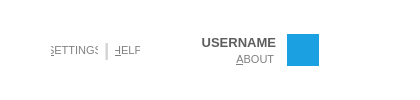
     <widget class="QFrame" name="frame_5">
      <property name="sizePolicy">
       <sizepolicy hsizetype="Preferred" vsizetype="Fixed">
        <horstretch>0</horstretch>
        <verstretch>4</verstretch>
       </sizepolicy>
      </property>
      <property name="minimumSize">
       <size>
        <width>0</width>
        <height>31</height>
       </size>
      </property>
      <property name="styleSheet">
       <string notr="true">QFrame {
    border: none;
    background: white;
}</string>
      </property>
      <property name="frameShape">
       <enum>QFrame::StyledPanel</enum>
      </property>
      <property name="frameShadow">
       <enum>QFrame::Raised</enum>
      </property>
      <layout class="QGridLayout" name="gridLayout_4">
       <property name="sizeConstraint">
        <enum>QLayout::SetDefaultConstraint</enum>
       </property>
       <property name="topMargin">
        <number>0</number>
       </property>
       <property name="bottomMargin">
        <number>0</number>
       </property>
       <property name="verticalSpacing">
        <number>0</number>
       </property>
       <item row="0" column="1">
        <layout class="QHBoxLayout" name="horizontalLayout_4">
         <property name="spacing">
          <number>6</number>
         </property>
         <item>
          <widget class="QPushButton" name="pushButton_6">
           <property name="minimumSize">
            <size>
             <width>47</width>
             <height>16</height>
            </size>
           </property>
           <property name="maximumSize">
            <size>
             <width>47</width>
             <height>16</height>
            </size>
           </property>
           <property name="font">
            <font>
             <family>Segoe UI</family>
             <pointsize>8</pointsize>
             <weight>50</weight>
             <bold>false</bold>
            </font>
           </property>
           <property name="focusPolicy">
            <enum>Qt::NoFocus</enum>
           </property>
           <property name="styleSheet">
            <string notr="true">QPushButton{
background : white;
border : 0px white;
color : gray;
}
QPushButton:hover , QPushButton:pressed{
background : white;
border : 0px white;
color : rgb(27,161,226);
}</string>
           </property>
           <property name="text">
            <string>&amp;SETTINGS</string>
           </property>
          </widget>
         </item>
         <item>
          <widget class="QLabel" name="label_9">
           <property name="minimumSize">
            <size>
             <width>5</width>
             <height>25</height>
            </size>
           </property>
           <property name="maximumSize">
            <size>
             <width>5</width>
             <height>25</height>
            </size>
           </property>
           <property name="font">
            <font>
             <family>Segoe UI</family>
             <pointsize>14</pointsize>
             <weight>75</weight>
             <bold>true</bold>
            </font>
           </property>
           <property name="styleSheet">
            <string notr="true">QLabel{


color : lightgray;
background : solid white;


}</string>
           </property>
           <property name="text">
            <string>|</string>
           </property>
          </widget>
         </item>
         <item>
          <widget class="QPushButton" name="pushButton_8">
           <property name="minimumSize">
            <size>
             <width>25</width>
             <height>26</height>
            </size>
           </property>
           <property name="maximumSize">
            <size>
             <width>25</width>
             <height>26</height>
            </size>
           </property>
           <property name="font">
            <font>
             <family>Segoe UI</family>
             <pointsize>8</pointsize>
             <weight>50</weight>
             <bold>false</bold>
            </font>
           </property>
           <property name="focusPolicy">
            <enum>Qt::NoFocus</enum>
           </property>
           <property name="styleSheet">
            <string notr="true">QPushButton{
background : white;
border : 0px white;
color : gray;
}
QPushButton:hover , QPushButton:pressed{
background : white;
border : 0px white;
color : rgb(27,161,226);
}</string>
           </property>
           <property name="text">
            <string>&amp;HELP</string>
           </property>
          </widget>
         </item>
        </layout>
       </item>
       <item row="0" column="2">
        <spacer name="horizontalSpacer_14">
         <property name="orientation">
          <enum>Qt::Horizontal</enum>
         </property>
         <property name="sizeType">
          <enum>QSizePolicy::Fixed</enum>
         </property>
         <property name="sizeHint" stdset="0">
          <size>
           <width>55</width>
           <height>29</height>
          </size>
         </property>
        </spacer>
       </item>
       <item row="0" column="3">
        <layout class="QVBoxLayout" name="verticalLayout_4">
         <property name="spacing">
          <number>1</number>
         </property>
         <item>
          <widget class="QLabel" name="label_19">
           <property name="font">
            <font>
             <family>Segoe UI</family>
             <pointsize>10</pointsize>
             <weight>75</weight>
             <bold>true</bold>
            </font>
           </property>
           <property name="text">
            <string>&lt;!DOCTYPE HTML PUBLIC &quot;-//W3C//DTD HTML 4.0//EN&quot; &quot;http://www.w3.org/TR/REC-html40/strict.dtd&quot;&gt;
&lt;html&gt;&lt;head&gt;&lt;meta name=&quot;qrichtext&quot; content=&quot;1&quot; /&gt;&lt;style type=&quot;text/css&quot;&gt;
p, li { white-space: pre-wrap; }
&lt;/style&gt;&lt;/head&gt;&lt;body style=&quot; font-family:'Segoe UI'; font-size:10pt; font-weight:600; font-style:normal;&quot;&gt;
&lt;p style=&quot; margin-top:0px; margin-bottom:0px; margin-left:0px; margin-right:0px; -qt-block-indent:0; text-indent:0px;&quot;&gt;&lt;span style=&quot; color:#5d5d5d;&quot;&gt;USERNAME&lt;/span&gt;&lt;/p&gt;&lt;/body&gt;&lt;/html&gt;</string>
           </property>
           <property name="alignment">
            <set>Qt::AlignRight|Qt::AlignTrailing|Qt::AlignVCenter</set>
           </property>
          </widget>
         </item>
         <item>
          <widget class="QPushButton" name="pushButton_7">
           <property name="font">
            <font>
             <family>Segoe UI</family>
             <pointsize>8</pointsize>
             <weight>50</weight>
             <bold>false</bold>
            </font>
           </property>
           <property name="focusPolicy">
            <enum>Qt::NoFocus</enum>
           </property>
           <property name="styleSheet">
            <string notr="true">QPushButton{
background : white;
border : 0px white;
color : gray;
}
QPushButton:hover , QPushButton:pressed{
background : white;
border : 0px white;
color : rgb(27,161,226);
}</string>
           </property>
           <property name="text">
            <string>           &amp;ABOUT</string>
           </property>
          </widget>
         </item>
        </layout>
       </item>
       <item row="0" column="4">
        <spacer name="horizontalSpacer_9">
         <property name="orientation">
          <enum>Qt::Horizontal</enum>
         </property>
         <property name="sizeType">
          <enum>QSizePolicy::Fixed</enum>
         </property>
         <property name="sizeHint" stdset="0">
          <size>
           <width>5</width>
           <height>20</height>
          </size>
         </property>
        </spacer>
       </item>
       <item row="0" column="5">
        <widget class="QLabel" name="label_11">
         <property name="sizePolicy">
          <sizepolicy hsizetype="Preferred" vsizetype="Preferred">
           <horstretch>0</horstretch>
           <verstretch>0</verstretch>
          </sizepolicy>
         </property>
         <property name="minimumSize">
          <size>
           <width>32</width>
           <height>32</height>
          </size>
         </property>
         <property name="font">
          <font>
           <family>Segoe UI</family>
           <pointsize>14</pointsize>
           <weight>75</weight>
           <bold>true</bold>
          </font>
         </property>
         <property name="styleSheet">
          <string notr="true">QLabel{


color : gray;
background : solid solid rgb(27,161,226);
border: 2px;

}</string>
         </property>
         <property name="text">
          <string/>
         </property>
         <property name="pixmap">
          <pixmap resource="Resources.qrc">:/Images/Images/windows_logo.png</pixmap>
         </property>
         <property name="scaledContents">
          <bool>false</bool>
         </property>
        </widget>
       </item>
       <item row="0" column="6">
        <spacer name="horizontalSpacer_15">
         <property name="orientation">
          <enum>Qt::Horizontal</enum>
         </property>
         <property name="sizeType">
          <enum>QSizePolicy::Fixed</enum>
         </property>
         <property name="sizeHint" stdset="0">
          <size>
           <width>16</width>
           <height>29</height>
          </size>
         </property>
        </spacer>
       </item>
       <item row="0" column="7">
        <layout class="QHBoxLayout" name="horizontalLayout_9">
         <property name="spacing">
          <number>2</number>
         </property>
         <property name="bottomMargin">
          <number>6</number>
         </property>
         <item>
          <widget class="QToolButton" name="toolButton_3">
           <property name="minimumSize">
            <size>
             <width>15</width>
             <height>15</height>
            </size>
           </property>
           <property name="font">
            <font>
             <family>Segoe UI</family>
             <weight>75</weight>
             <bold>true</bold>
            </font>
           </property>
           <property name="focusPolicy">
            <enum>Qt::NoFocus</enum>
           </property>
           <property name="toolTip">
            <string>Minimize</string>
           </property>
           <property name="styleSheet">
            <string notr="true">QToolButton{
Image : url(:/Images/Images/minimize.png);
background : solid white;
border : 0px  solid white;
color : white;
}
QToolButton:hover , QToolButton:selected{
Image : url(:/Images/Images/minimize_hover.png);
border : 0px  solid  rgb(27,161,226);
color : white;
}
</string>
           </property>
           <property name="text">
            <string/>
           </property>
           <property name="iconSize">
            <size>
             <width>17</width>
             <height>17</height>
            </size>
           </property>
           <property name="popupMode">
            <enum>QToolButton::DelayedPopup</enum>
           </property>
           <property name="toolButtonStyle">
            <enum>Qt::ToolButtonIconOnly</enum>
           </property>
           <property name="autoRaise">
            <bool>false</bool>
           </property>
          </widget>
         </item>
         <item>
          <widget class="QToolButton" name="toolButton_2">
           <property name="minimumSize">
            <size>
             <width>15</width>
             <height>15</height>
            </size>
           </property>
           <property name="font">
            <font>
             <family>Segoe UI</family>
             <weight>75</weight>
             <bold>true</bold>
            </font>
           </property>
           <property name="focusPolicy">
            <enum>Qt::NoFocus</enum>
           </property>
           <property name="toolTip">
            <string>Maximize</string>
           </property>
           <property name="styleSheet">
            <string notr="true">QToolButton{
Image : url(:/Images/Images/maximize.png);
background : solid white;
border : 0px  solid white;
color : white;
}
QToolButton:hover , QToolButton:selected{
Image : url(:/Images/Images/maximize_hover.png);
border : 0px  solid  rgb(27,161,226);
color : white;
}
</string>
           </property>
           <property name="text">
            <string/>
           </property>
           <property name="iconSize">
            <size>
             <width>12</width>
             <height>15</height>
            </size>
           </property>
           <property name="popupMode">
            <enum>QToolButton::DelayedPopup</enum>
           </property>
           <property name="toolButtonStyle">
            <enum>Qt::ToolButtonIconOnly</enum>
           </property>
           <property name="autoRaise">
            <bool>false</bool>
           </property>
          </widget>
         </item>
         <item>
          <widget class="QToolButton" name="toolButton">
           <property name="minimumSize">
            <size>
             <width>15</width>
             <height>15</height>
            </size>
           </property>
           <property name="font">
            <font>
             <family>Lucida Grande</family>
             <pointsize>9</pointsize>
             <weight>75</weight>
             <bold>true</bold>
            </font>
           </property>
           <property name="focusPolicy">
            <enum>Qt::NoFocus</enum>
           </property>
           <property name="toolTip">
            <string>Close</string>
           </property>
           <property name="styleSheet">
            <string notr="true">QToolButton{
Image : url(:/Images/Images/close.png);
background : solid white;
border : 0px  solid white;
color : white;
}
QToolButton:hover , QToolButton:selected{
Image : url(:/Images/Images/close_hover.png);
border : 0px  solid  rgb(27,161,226);
color : white;
}
</string>
           </property>
           <property name="text">
            <string/>
           </property>
           <property name="iconSize">
            <size>
             <width>17</width>
             <height>17</height>
            </size>
           </property>
           <property name="popupMode">
            <enum>QToolButton::DelayedPopup</enum>
           </property>
           <property name="toolButtonStyle">
            <enum>Qt::ToolButtonIconOnly</enum>
           </property>
           <property name="autoRaise">
            <bool>false</bool>
           </property>
          </widget>
         </item>
        </layout>
       </item>
       <item row="0" column="8">
        <spacer name="horizontalSpacer_20">
         <property name="orientation">
          <enum>Qt::Horizontal</enum>
         </property>
         <property name="sizeType">
          <enum>QSizePolicy::Fixed</enum>
         </property>
         <property name="sizeHint" stdset="0">
          <size>
           <width>9</width>
           <height>20</height>
          </size>
         </property>
        </spacer>
       </item>
       <item row="0" column="0">
        <spacer name="horizontalSpacer_10">
         <property name="orientation">
          <enum>Qt::Horizontal</enum>
         </property>
         <property name="sizeHint" stdset="0">
          <size>
           <width>40</width>
           <height>20</height>
          </size>
         </property>
        </spacer>
       </item>
      </layout>
     </widget>
